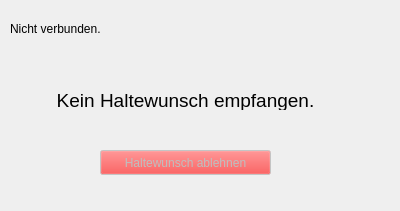
<?xml version="1.0" encoding="UTF-8"?>
<ui version="4.0">
 <class>MainWindow</class>
 <widget class="QMainWindow" name="MainWindow">
  <property name="geometry">
   <rect>
    <x>0</x>
    <y>0</y>
    <width>400</width>
    <height>211</height>
   </rect>
  </property>
  <property name="windowTitle">
   <string>Bedarfshalt - Zug</string>
  </property>
  <widget class="QWidget" name="centralWidget">
   <widget class="QLabel" name="label_connected_to">
    <property name="geometry">
     <rect>
      <x>10</x>
      <y>20</y>
      <width>121</width>
      <height>17</height>
     </rect>
    </property>
    <property name="text">
     <string>Nicht verbunden.</string>
    </property>
   </widget>
   <widget class="QLabel" name="value_station_name">
    <property name="geometry">
     <rect>
      <x>10</x>
      <y>40</y>
      <width>121</width>
      <height>17</height>
     </rect>
    </property>
    <property name="text">
     <string/>
    </property>
   </widget>
   <widget class="QLabel" name="value_flag_stop">
    <property name="geometry">
     <rect>
      <x>30</x>
      <y>90</y>
      <width>311</width>
      <height>20</height>
     </rect>
    </property>
    <property name="font">
     <font>
      <pointsize>14</pointsize>
     </font>
    </property>
    <property name="text">
     <string>Kein Haltewunsch empfangen.</string>
    </property>
    <property name="alignment">
     <set>Qt::AlignCenter</set>
    </property>
   </widget>
   <widget class="QLabel" name="label_ne5">
    <property name="geometry">
     <rect>
      <x>290</x>
      <y>10</y>
      <width>81</width>
      <height>81</height>
     </rect>
    </property>
    <property name="text">
     <string/>
    </property>
   </widget>
   <widget class="QPushButton" name="declineButton">
    <property name="enabled">
     <bool>false</bool>
    </property>
    <property name="geometry">
     <rect>
      <x>100</x>
      <y>150</y>
      <width>171</width>
      <height>25</height>
     </rect>
    </property>
    <property name="palette">
     <palette>
      <active>
       <colorrole role="Button">
        <brush brushstyle="SolidPattern">
         <color alpha="255">
          <red>239</red>
          <green>41</green>
          <blue>41</blue>
         </color>
        </brush>
       </colorrole>
      </active>
      <inactive>
       <colorrole role="Button">
        <brush brushstyle="SolidPattern">
         <color alpha="255">
          <red>239</red>
          <green>41</green>
          <blue>41</blue>
         </color>
        </brush>
       </colorrole>
      </inactive>
      <disabled>
       <colorrole role="Button">
        <brush brushstyle="SolidPattern">
         <color alpha="255">
          <red>239</red>
          <green>41</green>
          <blue>41</blue>
         </color>
        </brush>
       </colorrole>
      </disabled>
     </palette>
    </property>
    <property name="text">
     <string>Haltewunsch ablehnen</string>
    </property>
   </widget>
  </widget>
 </widget>
 <layoutdefault spacing="6" margin="11"/>
 <resources/>
 <connections/>
</ui>
